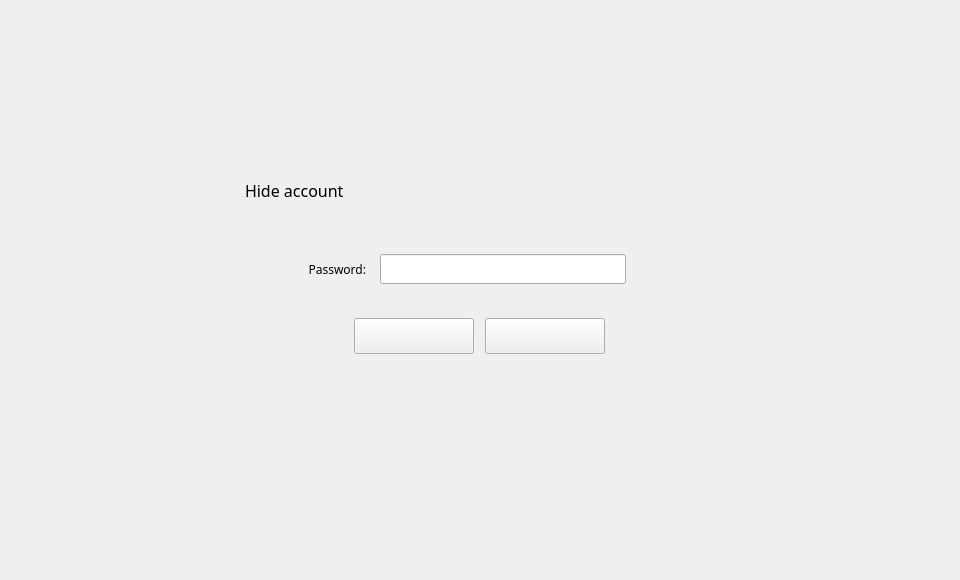
<?xml version="1.0" encoding="UTF-8"?>
<ui version="4.0">
 <class>DeleteAccountDialog</class>
 <widget class="QDialog" name="DeleteAccountDialog">
  <property name="geometry">
   <rect>
    <x>0</x>
    <y>0</y>
    <width>960</width>
    <height>580</height>
   </rect>
  </property>
  <property name="font">
   <font>
    <family>微软雅黑</family>
   </font>
  </property>
  <property name="windowTitle">
   <string>Dialog</string>
  </property>
  <widget class="QWidget" name="widget" native="true">
   <property name="geometry">
    <rect>
     <x>0</x>
     <y>0</y>
     <width>960</width>
     <height>580</height>
    </rect>
   </property>
   <widget class="QWidget" name="containerWidget" native="true">
    <property name="geometry">
     <rect>
      <x>220</x>
      <y>158</y>
      <width>520</width>
      <height>263</height>
     </rect>
    </property>
    <widget class="QToolButton" name="cancelBtn">
     <property name="geometry">
      <rect>
       <x>265</x>
       <y>160</y>
       <width>120</width>
       <height>36</height>
      </rect>
     </property>
     <property name="cursor">
      <cursorShape>PointingHandCursor</cursorShape>
     </property>
     <property name="text">
      <string/>
     </property>
    </widget>
    <widget class="QLabel" name="tipLabel">
     <property name="geometry">
      <rect>
       <x>140</x>
       <y>20</y>
       <width>351</width>
       <height>40</height>
      </rect>
     </property>
     <property name="font">
      <font>
       <family>微软雅黑</family>
      </font>
     </property>
     <property name="styleSheet">
      <string notr="true"/>
     </property>
     <property name="text">
      <string/>
     </property>
     <property name="alignment">
      <set>Qt::AlignLeading|Qt::AlignLeft|Qt::AlignVCenter</set>
     </property>
    </widget>
    <widget class="QLineEdit" name="pwdLineEdit">
     <property name="geometry">
      <rect>
       <x>160</x>
       <y>96</y>
       <width>246</width>
       <height>30</height>
      </rect>
     </property>
     <property name="font">
      <font>
       <family>微软雅黑</family>
      </font>
     </property>
     <property name="styleSheet">
      <string notr="true"/>
     </property>
     <property name="echoMode">
      <enum>QLineEdit::Password</enum>
     </property>
    </widget>
    <widget class="QToolButton" name="okBtn">
     <property name="geometry">
      <rect>
       <x>134</x>
       <y>160</y>
       <width>120</width>
       <height>36</height>
      </rect>
     </property>
     <property name="cursor">
      <cursorShape>PointingHandCursor</cursorShape>
     </property>
     <property name="text">
      <string/>
     </property>
    </widget>
    <widget class="QLabel" name="label">
     <property name="geometry">
      <rect>
       <x>45</x>
       <y>96</y>
       <width>101</width>
       <height>30</height>
      </rect>
     </property>
     <property name="text">
      <string>Password:</string>
     </property>
     <property name="alignment">
      <set>Qt::AlignRight|Qt::AlignTrailing|Qt::AlignVCenter</set>
     </property>
    </widget>
    <widget class="QLabel" name="tipLabel2">
     <property name="geometry">
      <rect>
       <x>190</x>
       <y>131</y>
       <width>200</width>
       <height>16</height>
      </rect>
     </property>
     <property name="text">
      <string/>
     </property>
    </widget>
    <widget class="QLabel" name="tipLabel1">
     <property name="geometry">
      <rect>
       <x>166</x>
       <y>131</y>
       <width>16</width>
       <height>16</height>
      </rect>
     </property>
     <property name="text">
      <string/>
     </property>
    </widget>
    <widget class="QLabel" name="titleLabel">
     <property name="geometry">
      <rect>
       <x>25</x>
       <y>22</y>
       <width>121</width>
       <height>21</height>
      </rect>
     </property>
     <property name="font">
      <font>
       <family>微软雅黑</family>
       <pointsize>12</pointsize>
      </font>
     </property>
     <property name="text">
      <string>Hide account</string>
     </property>
    </widget>
   </widget>
  </widget>
 </widget>
 <resources/>
 <connections/>
</ui>
